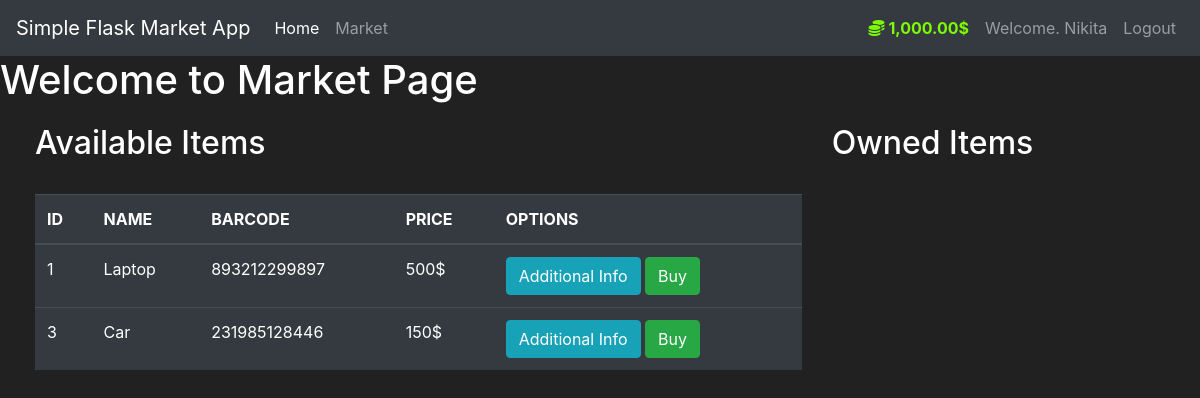
The app's page /market (signed in) with its own data.
### market/models.py (models this page shows, shortened)
class User(app_db.Model, UserMixin):
    id = app_db.Column(app_db.Integer(), primary_key=True)
    username = app_db.Column(app_db.String(length=30), nullable=False, unique=True)
    user_email = app_db.Column(app_db.String(length=50), nullable=False, unique=True)
    user_pd = app_db.Column(app_db.String(length=60), nullable=False)
    budget = app_db.Column(app_db.Integer(), nullable=False, default=1000)
    items = app_db.relationship("SalableGood", backref="owned_user", lazy=True)
    @property
    def password(self):
        return self.user_pd
    @property
    def budget_prettify(self):
        if (len(str(self.budget))) >= 4:
            return "{:,.2f}$".format(self.budget)
        else:
            return f"{self.budget}$"

class SalableGood(app_db.Model):
    id = app_db.Column(app_db.Integer(), primary_key=True)
    name = app_db.Column(app_db.String(length=30), nullable=False, unique=True)
    price = app_db.Column(app_db.Integer(), nullable=False)
    barcode = app_db.Column(app_db.String(length=12), nullable=False, unique=True)
    description = app_db.Column(app_db.String(length=1024), nullable=False, unique=True)
    owner = app_db.Column(app_db.Integer(), app_db.ForeignKey("user.id"))

### market/routes.py (the view, shortened to what this page needs)
@app.route("/market", methods=["GET", "POST"])
@login_required
def market_page():
    bought_item_form = BoughtItemForm()
    if request.method == "GET":
        items = SalableGood.query.filter_by(owner=None)
        return render_template("market.html", items=items, bought_item_form=bought_item_form)

### market/models.py (called while the page is built)
@app.login_manager.user_loader
def load_user(user_id):
    return User.query.get(int(user_id))

### market/templates/market.html (shortened to what this page needs)
{% extends "base.html" %}
{% block body_content %}
    <h1>Welcome to Market Page</h1>
    <div class="row" style="margin-top: 20px; margin-left: 20px">
        <div class="col-8">
            <h2>Available Items</h2>
            <br>
            <table class="table table-hover table-dark">
                <thead>
                <tr>
                    <th scope="col">ID</th>
                    <th scope="col">NAME</th>
                    <th scope="col">BARCODE</th>
                    <th scope="col">PRICE</th>
                    <th scope="col">OPTIONS</th>
                </tr>
                </thead>
                <tbody>
                {% for dict_item in items %}
                    <tr>
                        <td>{{ dict_item.id }}</td>
                        <td>{{ dict_item.name }}</td>
                        <td>{{ dict_item.barcode }}</td>
                        <td>{{ dict_item.price }}$</td>
                        <td>
                            <button class="btn btn-outline btn-info"
                            data-toggle="modal"
                            data-target="#Modal-Info-{{ dict_item.id }}">
                                Additional Info
                            </button>
                            <button class="btn btn-outline btn-success"
                            data-toggle="modal"
                            data-target="#Modal-Buy-{{ dict_item.id }}">
                                Buy
                            </button>
                        </td>
                    </tr>
                {% endfor %}
                </tbody>
            </table>
        </div>
        <div class="col-4">
            <h2>Owned Items</h2>
            <br>
        </div>
    </div>
{% endblock %}

### market/templates/base.html (shortened to what this page needs)
<!doctype html>
<html lang="en">
<head>
    <link rel="stylesheet" href="https://cdn.jsdelivr.net/npm/bootstrap@4.5.3/dist/css/bootstrap.min.css"
>
</head>
<body>
<nav class="navbar navbar-expand-md navbar-dark bg-dark">
    <a class="navbar-brand" href="#">Simple Flask Market App</a>
    <div class="collapse navbar-collapse" id="navbarNav">
        <ul class="navbar-nav mr-auto">
            <li class="nav-item active">
                <a class="nav-link" href="{{ url_for('home_page') }}">Home</a>
            </li>
            <li class="nav-item">
                <a class="nav-link" href="{{ url_for('market_page') }}">Market</a>
            </li>
        </ul>
        {% if current_user.is_authenticated %}
            <ul class="navbar-nav">
                <li class="nav-item">
                    <a class="nav-link" style="color: lawngreen; font-weight: bold;">
                        <i class="fas fa-coins"></i>
                        {{ current_user.budget_prettify }}
                    </a>
                </li>
                <li class="nav-item">
                    <a class="nav-link">Welcome. {{ current_user.username }}</a>
                </li>
                <li class="nav-item">
                    <a class="nav-link" href="{{ url_for('log_out_page') }}">Logout</a>
                </li>
            </ul>
        {% endif %}
    </div>
</nav>
{% block body_content %}
{% endblock %}
</body>
</html>

### market/templates/base.html (style rules this page uses)
body { background-color: #212121; color: white }

### records on screen
User: budget_prettify "1,000.00$", username "Nikita"
SalableGood: id "1", name "Laptop", barcode "893212299897", price "500"
SalableGood: id "3", name "Car", barcode "231985128446", price "150"
